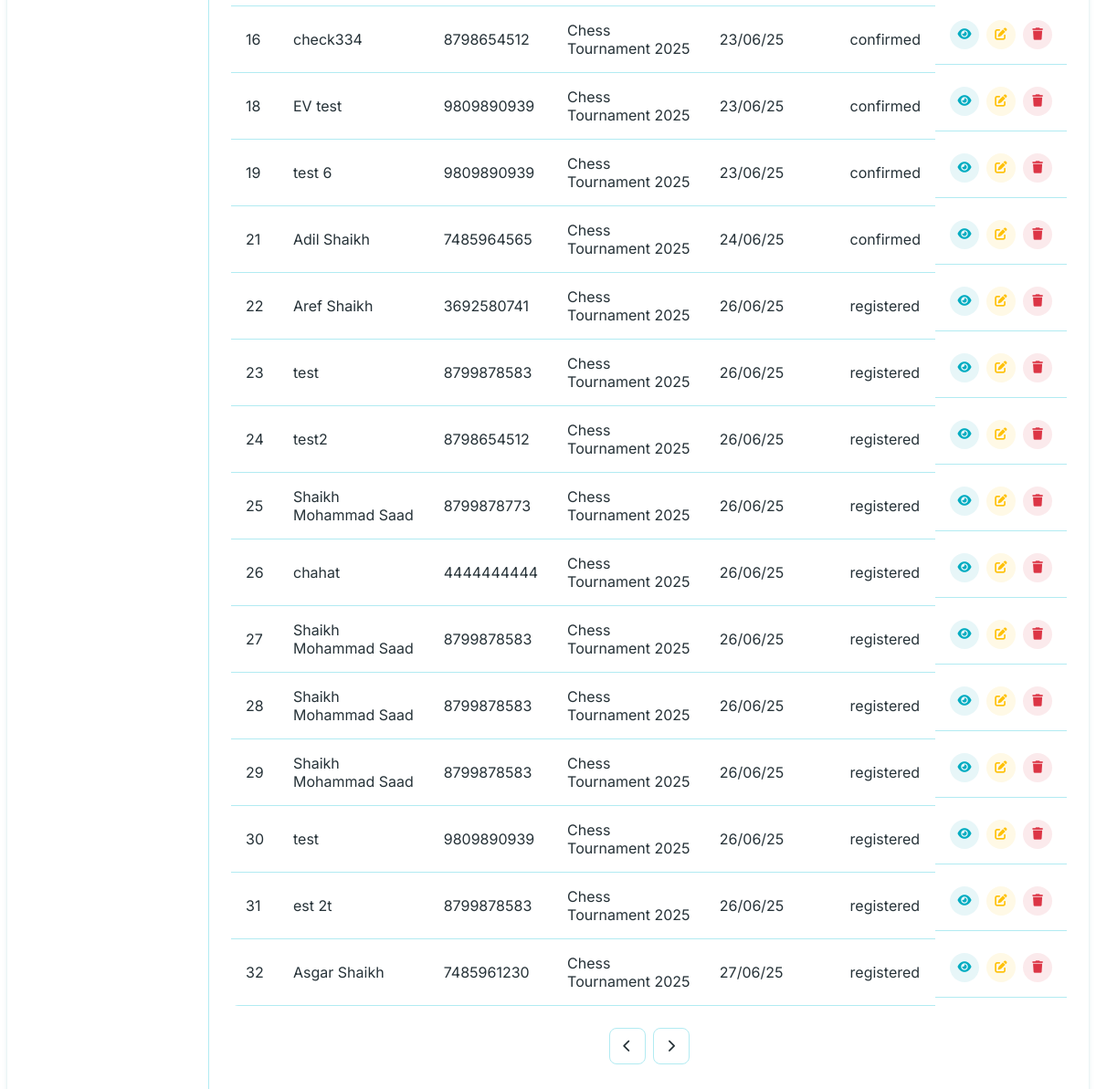
Page /superadmin/dashboard/users/ (signed in, lower part) on the earlier database version.
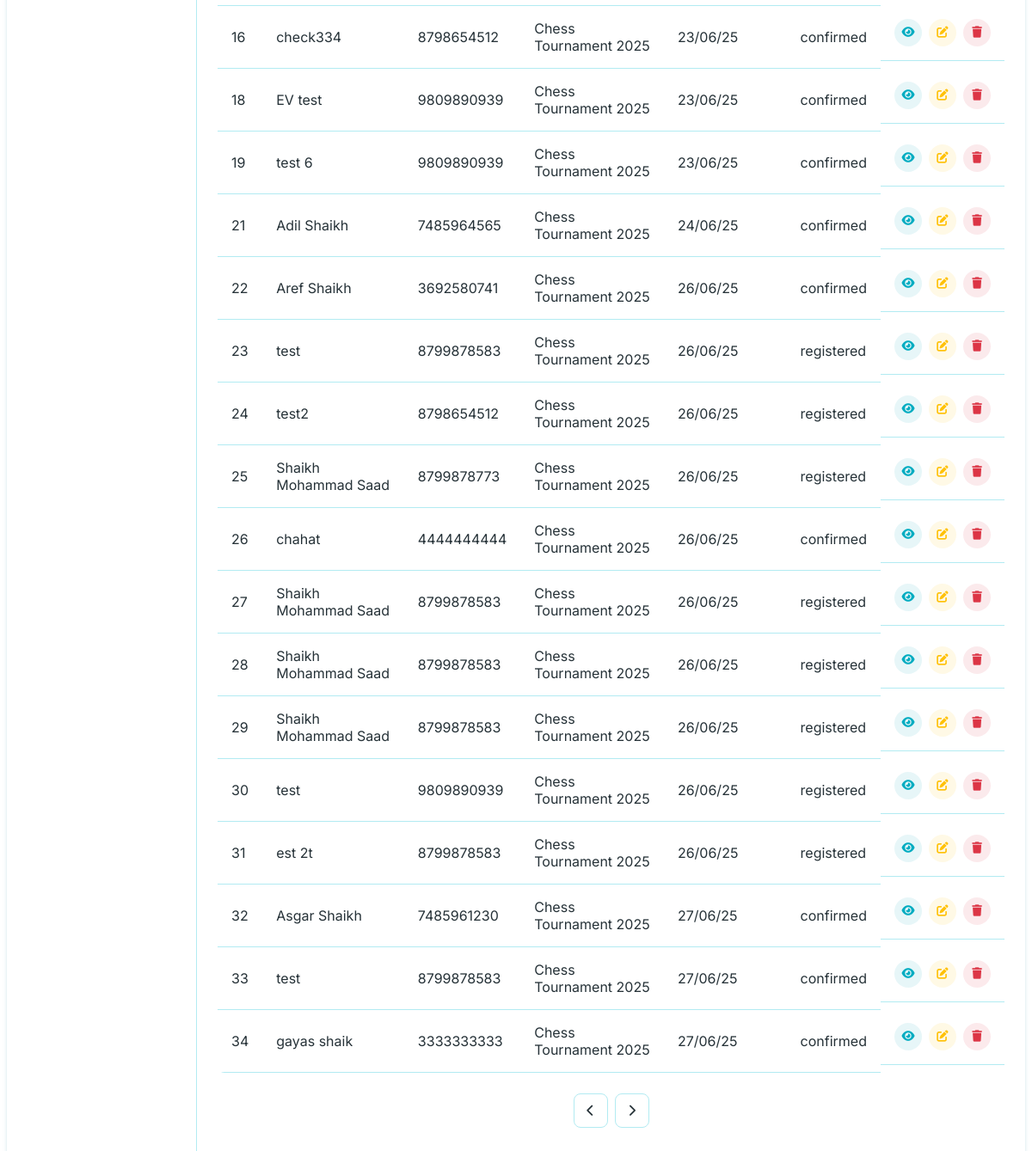
Same page on the later database version.
### app/models.py (models this page shows, shortened)
class Participant(models.Model):
    STATUS_CHOICES = [
        ('registered', 'Registered'),
        ('confirmed', 'Confirmed'),
        ('checked_in', 'Checked In'),
        ('eliminated', 'Eliminated'),
        ('winner', 'Winner'),
        ('disqualified', 'Disqualified'),
        ('rejected', 'Rejected')
    ]
    tournament = models.ForeignKey(Tournament, on_delete=models.CASCADE, related_name='tournament')
    registration_id = models.UUIDField(default=uuid.uuid4, editable=False, unique=True)
    full_name = models.CharField(max_length=200)
    address = models.CharField(max_length=300, null=True, blank=True)
    email = models.EmailField(blank=True, null=True, unique=False, help_text="Email address for updates and notifications")
    phone = models.CharField(max_length=20)
    wp = models.CharField(max_length=10, blank=True, help_text="WhatsApp number for updates")
    age = models.IntegerField()
    gender = models.CharField(max_length=10, choices=[('male', 'Male'), ('female', 'Female'), ('other', 'Other')])
    registration_date = models.DateTimeField(auto_now_add=True)
    status = models.CharField(max_length=20, choices=STATUS_CHOICES, default='registered')
    check_in_time = models.DateTimeField(null=True, blank=True)
    special_requirements = models.TextField(blank=True)
    notes = models.TextField(blank=True)
    transaction = models.OneToOneField(Transaction, on_delete=models.CASCADE, related_name='participant')
    optinWhatsapp = models.BooleanField(default=True)
    class Meta:
        unique_together = ['tournament', 'email']

class Tournament(models.Model):
    STATUS_CHOICES = [
        ('draft', 'Draft'),
        ('published', 'Published'),
        ('ongoing', 'Ongoing'),
        ('completed', 'Completed'),
        ('cancelled', 'Cancelled'),
    ]
    title = models.CharField(max_length=200)
    slug = models.SlugField(unique=True, blank=True)
    description = models.TextField()
    category = models.ForeignKey(Category, on_delete=models.CASCADE, related_name='tournaments')
    organizer = models.ForeignKey(User, on_delete=models.CASCADE, related_name='organized_tournaments', default=None, null=True)
    start_date = models.DateField()
    end_date = models.DateField()
    tournament_time = models.TimeField(default=timezone.datetime.strptime('10:00', '%H:%M').time())
    registration_deadline = models.DateTimeField()
    venue = models.CharField(max_length=200)
    address = models.TextField(blank=True, null=True)
    city = models.CharField(max_length=100)
    state = models.CharField(max_length=100)
    country = models.CharField(max_length=100)
    postal_code = models.CharField(max_length=20, null=True, blank=True)
    max_participants = models.PositiveIntegerField()
    min_participants = models.PositiveIntegerField(default=2)
    entry_fee = models.DecimalField(max_digits=10, decimal_places=2)
    prize_pool = models.DecimalField(max_digits=10, decimal_places=2)
    tournament_format = models.CharField(max_length=100)  # e.g., "Single Elimination", "Double Elimination", "Round Robin"
    rules = models.TextField()
    banner_image = models.ImageField(upload_to='tournament_banners/')
    additional_images = models.ManyToManyField(TournamentImage, blank=True, related_name='additional_tournaments')
    status = models.CharField(max_length=20, choices=STATUS_CHOICES, default='draft')
    is_featured = models.BooleanField(default=False)
    created_at = models.DateTimeField(auto_now_add=True)
    updated_at = models.DateTimeField(auto_now=True)
    contact_email = models.EmailField()
    contact_phone = models.CharField(max_length=20)
    whatsapp_number = models.CharField(max_length=20, blank=True)
    facebook_event = models.URLField(blank=True)
    instagram_post = models.URLField(blank=True)
    upi_id = models.ForeignKey(
        Upis,
        max_length=100,
        blank=True,
        help_text="UPI ID for payment collection",
        on_delete=models.SET_NULL,
        null=True,
        related_name='tournaments'
    )
    class Meta:
        ordering = ['-start_date']

### app/View/admin/admin_user.py (the view)
# urls.py: path('superadmin/dashboard/users/', admin_users, name='admin_users'),
@login_required
def admin_users(request):
    context = {
        'users': Participant.objects.all(),
        'events': Tournament.objects.all(),
        'categories': Category.objects.all(),
        'active_tab': 'users',
    }
    return render(request, 'admin/users.html', context)

### templates/admin/users.html (shortened to what this page needs)
{% extends 'admin/base_admin.html' %}
{% load static %}
{% block content %}
<div class="admin-tab active">
    <div class="data-table-container">
        <table class="admin-table">
            <tbody>
                {% for user in users %}
                <tr>
                    <td>{{ user.id }}</td>
                    <td>{{ user.full_name }}</td>
                    <td>{{ user.phone }}</td>
                    <td>{{ user.tournament.title }}</td>
                    <td>{{ user.registration_date | date:'d/m/y'}}</td>
                    <td>
                        {{ user.status}}
                    </td>
                    <td class="action-buttons">
                        <button class="view-btn" title="View" data-id="{{ user.id }}"><i class="fas fa-eye"></i></button>
                        <button class="edit-btn" title="Edit" data-id="{{ user.id }}" data-modal-target="add-user-modal"><i class="fas fa-edit"></i></button>
                        <button class="delete-btn" title="Delete" data-id="{{ user.id }}" data-type="user"><i class="fas fa-trash"></i></button>
                    </td>
                </tr>
                {% empty %}
                <tr>
                    <td colspan="7" class="text-center">No users found</td>
                </tr>
                {% endfor %}
            </tbody>
        </table>
    </div>
    <div class="pagination">
        <button class="page-btn" {% if not users.has_previous %}disabled{% endif %}><i class="fas fa-chevron-left"></i></button>
        <button class="page-btn" {% if not users.has_next %}disabled{% endif %}><i class="fas fa-chevron-right"></i></button>
    </div>
</div>
{% endblock %}

Differences in the rows shown:
changed Participant "Aref Shaikh": status "registered" → "confirmed"
changed Participant "chahat": status "registered" → "confirmed"
changed Participant "Asgar Shaikh": status "registered" → "confirmed"
added Participant: id "33", full_name "test", phone "8799878583", tournament "Chess Tournament 2025", registration_date "27/06/25", status "confirmed"
added Participant: id "34", full_name "gayas shaik", phone "3333333333", tournament "Chess Tournament 2025", registration_date "27/06/25", status "confirmed"
